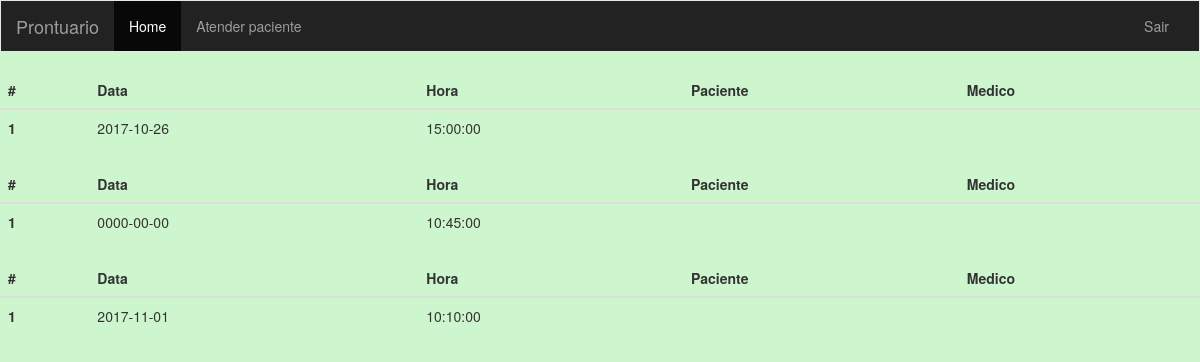
Page /prontuario/agenda_paciente.php (signed in) on the committed database.
### tables this page shows
CREATE TABLE `Agendamento` (
  `id_agenda` int(11) NOT NULL,
  `data` date NOT NULL,
  `hora` time DEFAULT NULL,
  `nome_medico` varchar(45) NOT NULL,
  `nome_paciente` varchar(45) DEFAULT NULL
);

### prontuario/modelo/Agenda.class.php (called while the page is built, shortened)
<?php
class Agenda{
    public function listar() {
        $sql = "SELECT `id_agenda`, `data`, `hora`, `nome_medico`, `nome_paciente` FROM `Agendamento` WHERE nome_medico = '$_COOKIE[usuario]'";
        $res = mysqli_query(Conexao::$connection, $sql);
        while ($objeto = mysqli_fetch_object($res))
            $lista[] = $objeto;
        if ($lista == null)
            echo "<script>alert('Nenhum registro encontrado');</script>";
        else
            return $lista;
    }
}

### prontuario/agenda_paciente.php (the view, shortened to what this page needs)
<!DOCTYPE html>
<html>
    <head>
        <link rel="stylesheet" href="css/bootstrap.min.css" />
        <link rel="stylesheet" href="css/style.css" type="text/css" />
        <link rel='stylesheet' href='css/estilo.css' type='text/css' />
    </head>
    <body>
    <nav class="navbar navbar-default">
            <div class="container-fluid navbar-inverse">
                <div class="navbar-header">
                  <a class="navbar-brand" href="#">Prontuario</a>
                </div>
                <div class="collapse navbar-collapse" id="bs-example-navbar-collapse-1">
                  <ul class="nav navbar-nav">
                    <li class="active"><a href="index.php">Home<span class="sr-only">(current)</span></a></li>
                    <li><a href="atender_paciente.php">Atender paciente</a></li>
                 </ul>
                  <ul class="nav navbar-nav navbar-right">
                    <li><a href="logar.php?sair=0">Sair</a></li>
                  </ul>
                </div>
              </div>
        </nav>
    <?php
    require_once "modelo/Conexao.php";
    require_once "modelo/Agenda.class.php";
    $total = 5;
    if($total < 10){
        $agenda = new Agenda();
        $agenda = $agenda->listar();
        foreach ($agenda as $objeto) {
       ?>
             <table class="table col-xs-6 col-sm-3 col-md-2 col-lg-4">
              <thead class="thead-inverse">
                <tr>
                  <th>#</th>
                  <th>Data</th>
                  <th>Hora</th>
                  <th>Paciente</th>
                  <th>Medico</th>
                </tr>
              </thead>
              <tbody>
                <tr>
                  <th scope="row">1</th>
                  <td><?php echo  "$objeto->data" ?></td>
                  <td><?php echo  "$objeto->hora" ?></td>
                  <td><?php echo  "$objeto->paciente" ?></td>
                  <td><?php echo  "$objeto->medico" ?></td>
                </tr>
                <tr>
<?php
        }
   }
?>
    </body>
</html>

### prontuario/css/estilo.css (style rules this page uses)
body { background: #CEF6CE; }

### rows in the picture
agendamento: data "2017-10-26", hora "15:00:00"
agendamento: data "0000-00-00", hora "10:45:00"
agendamento: data "2017-11-01", hora "10:10:00"
